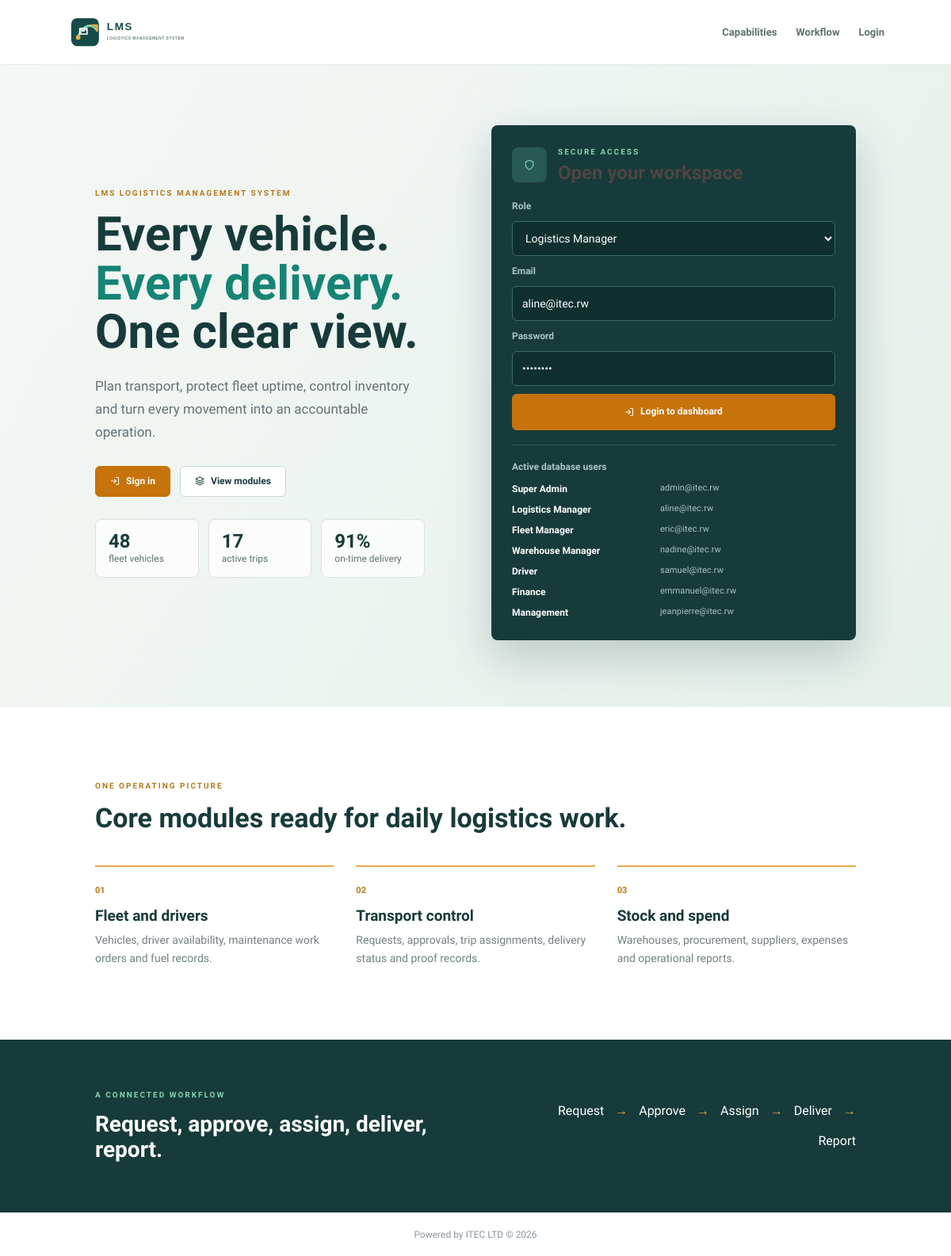
The page / on the database its author committed.
### tables this page shows
CREATE TABLE users (
    id INT UNSIGNED AUTO_INCREMENT PRIMARY KEY,
    role_id INT UNSIGNED NOT NULL,
    full_name VARCHAR(150) NOT NULL,
    email VARCHAR(190) NOT NULL UNIQUE,
    password_hash VARCHAR(255) NOT NULL,
    phone VARCHAR(40) NULL,
    department VARCHAR(80) NULL,
    status ENUM('active','inactive','locked') NOT NULL DEFAULT 'active',
    prvg TINYINT UNSIGNED NOT NULL DEFAULT 2,
    last_login_at DATETIME NULL,
    created_at TIMESTAMP DEFAULT CURRENT_TIMESTAMP,
    CONSTRAINT chk_users_prvg CHECK (prvg IN (1, 2)),
    FOREIGN KEY (role_id) REFERENCES roles(id)
);

CREATE TABLE roles (
    id INT UNSIGNED AUTO_INCREMENT PRIMARY KEY,
    role_key VARCHAR(50) NOT NULL UNIQUE,
    role_name VARCHAR(100) NOT NULL UNIQUE
);

### bootstrap.php (called while the page is built, shortened)
<?php
$config = require __DIR__ . '/config/config.php';
$roleDefinitions = [
    'super_admin' => ['label' => 'Super Admin', 'routes' => '*'],
    'logistics_manager' => ['label' => 'Logistics Manager', 'routes' => ['dashboard', 'vehicles', 'trips', 'deliveries', 'requests', 'drivers', 'maintenance', 'fuel', 'expenses', 'warehouse', 'procurement', 'reports']],
    'fleet_manager' => ['label' => 'Fleet Manager', 'routes' => ['dashboard', 'vehicles', 'drivers', 'maintenance', 'fuel', 'reports']],
    'warehouse_manager' => ['label' => 'Warehouse Manager', 'routes' => ['dashboard', 'warehouse', 'procurement', 'requests', 'reports']],
    'driver' => ['label' => 'Driver', 'routes' => ['dashboard', 'trips', 'deliveries']],
    'finance' => ['label' => 'Finance', 'routes' => ['dashboard', 'fuel', 'expenses', 'procurement', 'reports']],
    'management' => ['label' => 'Management', 'routes' => ['dashboard', 'reports']],
];
function role_definitions(): array
{
    global $roleDefinitions;
    return $roleDefinitions;
}
function demo_accounts(): array
{
    static $accounts = null;
    try {
        $repository = new \Models\UserRepository();
        $accounts = array_intersect_key($repository->activeLoginAccounts(), role_definitions());
    } catch (\Throwable) {
        $accounts = [];
    }
    return $accounts;
}
spl_autoload_register(static function (string $class): void {
    $path = __DIR__ . '/app/' . str_replace('\\', '/', $class) . '.php';
});
function config(string $key, mixed $default = null): mixed
{
    global $config;
    $value = $config;
    foreach (explode('.', $key) as $segment) {
        $value = $value[$segment];
    }
    return $value;
}
function url(string|array $path = '', array $query = []): string
{
    $segments = array_map('rawurlencode', array_map('strval', (array) $path));
    $url = rtrim((string) config('app.base_url', ''), '/') . '/' . implode('/', $segments);
    return $query === [] ? $url : $url . '?' . http_build_query($query, '', '&', PHP_QUERY_RFC3986);
}
function view(string $template, array $data = []): void
{
    extract($data, EXTR_SKIP);
    require __DIR__ . '/app/Views/' . $template . '.php';
}

### app/Controllers/HomeController.php (called while the page is built, shortened)
<?php
class HomeController
{
    public function index(): void
    {
        \view('home/index', [
            'title' => 'Logistics made visible',
            'accounts' => \demo_accounts(),
            'loginError' => ($_GET['login_error'] ?? '') === '1',
            'loginRequired' => ($_GET['login_required'] ?? '') === '1',
            'loggedOut' => ($_GET['logged_out'] ?? '') === '1',
        ]);
    }
}

### public/index.php (called while the page is built, shortened)
<?php
$requestPath = parse_url($_SERVER['REQUEST_URI'] ?? '/', PHP_URL_PATH) ?: '/';
require dirname(__DIR__) . '/bootstrap.php';
$path = '/' . trim($requestPath, '/');
$isApi = $path === '/api' || str_starts_with($path, '/api/');
$router = new Router($isApi);
$router->dispatch($_SERVER['REQUEST_METHOD'] ?? 'GET', $isApi ? substr($path, 4) : $path);

### config/config.php (called while the page is built, shortened)
<?php
return [
    'app' => [
        'name' => 'LMS',
        'base_url' => '/itec_logistic',
    ],
    'db' => [
        'host' => getenv('LOGISTICS_DB_HOST') ?: '127.0.0.1',
        'name' => getenv('LOGISTICS_DB_NAME') ?: 'logistics_mvc',
        'user' => getenv('LOGISTICS_DB_USER') ?: 'root',
        'pass' => getenv('LOGISTICS_DB_PASS') ?: '',
        'charset' => 'utf8mb4',
    ],
];

### app/Core/Database.php (called while the page is built, shortened)
<?php
final class Database
{
    private static ?PDO $connection = null;
    public static function connection(): PDO
    {
        $config = \config('db');
        $dsn = sprintf('mysql:host=%s;dbname=%s;charset=%s', $config['host'], $config['name'], $config['charset']);
        try {
            self::$connection = new PDO($dsn, $config['user'], $config['pass'], [
                PDO::ATTR_ERRMODE => PDO::ERRMODE_EXCEPTION,
                PDO::ATTR_DEFAULT_FETCH_MODE => PDO::FETCH_ASSOC,
                PDO::ATTR_EMULATE_PREPARES => false,
            ]);
        } catch (PDOException $exception) {
            throw new RuntimeException('Logistics database connection failed.', 0, $exception);
        }
        return self::$connection;
    }
}

### app/Models/BaseModel.php (called while the page is built, shortened)
<?php
abstract class BaseModel
{
    protected PDO $db;
    public function __construct()
    {
        $this->db = Database::connection();
    }
    protected function fetchAll(string $sql, array $parameters = []): array
    {
        $statement = $this->db->prepare($sql);
        $statement->execute($parameters);
        return $statement->fetchAll();
    }
}

### app/Models/UserRepository.php (called while the page is built, shortened)
<?php
class UserRepository extends BaseModel
{
    public function activeLoginAccounts(): array
    {
        $rows = $this->fetchAll(
            'SELECT users.id, users.full_name, users.email, roles.role_key, roles.role_name
             FROM users
             INNER JOIN roles ON roles.id = users.role_id
             WHERE users.status = "active"
             ORDER BY FIELD(roles.role_key, "super_admin", "logistics_manager", "fleet_manager", "warehouse_manager", "driver", "finance", "management"), users.id'
        );
        $accounts = [];
        foreach ($rows as $row) {
            $roleKey = (string) $row['role_key'];
            $accounts[$roleKey] = [
                'id' => (int) $row['id'],
                'name' => $row['full_name'],
                'email' => $row['email'],
                'role_name' => $row['role_name'],
            ];
        }
        return $accounts;
    }
}

### app/Views/home/index.php (the view, shortened to what this page needs)
<?php
$baseUrl = config('app.base_url', '');
$roleDefinitions = role_definitions();
$accountRoles = array_intersect_key($roleDefinitions, $accounts);
$selectedRole = (string) ($_GET['role'] ?? 'logistics_manager');
$selectedEmail = $selectedRole !== '' ? ($accounts[$selectedRole]['email'] ?? '') : '';
?>
<!doctype html>
<html lang="en">
<head>
  <link rel="stylesheet" href="<?= $baseUrl ?>/assets/css/feather.css">
  <link rel="stylesheet" href="<?= $baseUrl ?>/assets/css/app-light.css">
  <link rel="stylesheet" href="<?= $baseUrl ?>/assets/css/logistics.css">
</head>
<body class="logistics-home">
  <header class="home-nav">
    <a class="home-brand" href="<?= url('') ?>" aria-label="LMS home">
      <img src="<?= $baseUrl ?>/assets/img/logistics-logo.svg" alt="LMS" width="150">
    </a>
    <nav aria-label="Home navigation">
      <a href="#capabilities">Capabilities</a>
      <a href="#workflow">Workflow</a>
      <a href="#login">Login</a>
    </nav>
  </header>
  <main>
    <section class="home-hero">
      <div class="hero-copy">
        <p class="home-kicker">LMS logistics management system</p>
        <h1>Every vehicle.<br><em>Every delivery.</em><br>One clear view.</h1>
        <p>Plan transport, protect fleet uptime, control inventory and turn every movement into an accountable operation.</p>
        <div class="hero-actions">
          <a class="button button-primary" href="#login"><i class="fe fe-log-in"></i> Sign in</a>
          <a class="button button-outline" href="#capabilities"><i class="fe fe-layers"></i> View modules</a>
        </div>
        <div class="home-snapshot" aria-label="Operations snapshot">
          <span><strong>48</strong> fleet vehicles</span>
          <span><strong>17</strong> active trips</span>
          <span><strong>91%</strong> on-time delivery</span>
        </div>
      </div>
      <aside class="login-panel" id="login" aria-label="Login">
        <div class="login-panel-header">
          <span class="panel-icon"><i class="fe fe-shield"></i></span>
          <div>
            <p class="home-kicker">Secure access</p>
            <h2>Open your workspace</h2>
          </div>
        </div>
        <form class="home-login-form" method="post" action="<?= url('login') ?>">
          <label for="loginRole">Role</label>
          <select id="loginRole" name="role" required <?= $accountRoles === [] ? 'disabled' : '' ?>>
            <?php foreach ($accountRoles as $roleKey => $definition): ?>
              <option value="<?= htmlspecialchars($roleKey) ?>" data-email="<?= htmlspecialchars($accounts[$roleKey]['email'] ?? '') ?>" <?= $selectedRole === $roleKey ? 'selected' : '' ?>>
                <?= htmlspecialchars($definition['label']) ?>
              </option>
            <?php endforeach; ?>
          </select>
          <label for="loginEmail">Email</label>
          <input id="loginEmail" name="email" type="email" value="<?= htmlspecialchars($selectedEmail) ?>" autocomplete="username" required <?= $accountRoles === [] ? 'disabled' : '' ?>>
          <label for="loginPassword">Password</label>
          <input id="loginPassword" name="password" type="password" value="password" autocomplete="current-password" required <?= $accountRoles === [] ? 'disabled' : '' ?>>
          <button class="button button-primary button-block" type="submit" <?= $accountRoles === [] ? 'disabled' : '' ?>><i class="fe fe-log-in"></i> Login to dashboard</button>
        </form>
        <div class="demo-accounts">
          <span>Active database users</span>
          <ul>
            <?php foreach ($accounts as $roleKey => $account): ?>
              <li>
                <a href="<?= url('', ['role' => $roleKey]) ?>#login">
                  <?= htmlspecialchars($roleDefinitions[$roleKey]['label']) ?>
                </a>
                <small><?= htmlspecialchars($account['email']) ?></small>
              </li>
            <?php endforeach; ?>
          </ul>
        </div>
      </aside>
    </section>
    <section class="home-capabilities" id="capabilities">
      <div class="section-heading">
        <p class="home-kicker">One operating picture</p>
        <h2>Core modules ready for daily logistics work.</h2>
      </div>
      <div class="capability-grid">
        <article><span>01</span><h3>Fleet and drivers</h3><p>Vehicles, driver availability, maintenance work orders and fuel records.</p></article>
        <article><span>02</span><h3>Transport control</h3><p>Requests, approvals, trip assignments, delivery status and proof records.</p></article>
        <article><span>03</span><h3>Stock and spend</h3><p>Warehouses, procurement, suppliers, expenses and operational reports.</p></article>
      </div>
    </section>
    <section class="home-workflow" id="workflow">
      <div>
        <p class="home-kicker">A connected workflow</p>
        <h2>Request, approve, assign, deliver, report.</h2>
      </div>
      <div class="workflow-steps">
        <span>Request</span><b>&rarr;</b><span>Approve</span><b>&rarr;</b><span>Assign</span><b>&rarr;</b><span>Deliver</span><b>&rarr;</b><span>Report</span>
      </div>
    </section>
  </main>
  <footer class="lms-footer">Powered by ITEC LTD &copy; <?= date('Y') ?></footer>
</body>
</html>

### app/Core/Router.php (shortened to what this page needs)
<?php
final class Router
{
    private array $routes = [];
    public function add(string|array $methods, string $pattern, array $handler, array $options = []): void
    {
        $pattern = '/' . trim($pattern, '/');
        $public = (bool) ($options['public'] ?? false);
        $firstSegment = explode('/', trim($pattern, '/'))[0];
        $this->routes[] = [
            'methods' => array_map('strtoupper', (array) $methods),
            'regex' => $this->compile($pattern),
            'handler' => $handler,
            'public' => $public,
            'permission' => $public ? null : ($options['permission'] ?? ($this->json ? null : $firstSegment)),
            'defaults' => $options['defaults'] ?? [],
        ];
    }
    public function dispatch(string $method, string $path): void
    {
        $path = '/' . trim($path, '/');
        foreach ($this->routes as $route) {
            if (!preg_match($route['regex'], $path, $matches)) {
                continue;
            }
            $captured = array_map('rawurldecode', array_filter($matches, 'is_string', ARRAY_FILTER_USE_KEY));
            $this->run($route, $captured + $route['defaults']);
            return;
        }
    }
    private function run(array $route, array $params): void
    {
        [$controller, $action] = $route['handler'];
        (new $controller())->{$action}($params);
    }
    private function compile(string $pattern): string
    {
        $parts = preg_split('#(\{\w+\})#', $pattern, -1, PREG_SPLIT_DELIM_CAPTURE | PREG_SPLIT_NO_EMPTY);
        $regex = '';
        foreach ($parts as $part) {
            $regex .= preg_match('#^\{(\w+)\}$#', $part, $name) ? '(?P<' . $name[1] . '>[^/]+)' : preg_quote($part, '#');
        }
        return '#^' . $regex . '$#';
    }
}

### public/assets/css/feather.css (style rules this page uses)
.fe { font-family: "feather" !important; speak: none; font-style: normal; font-weight: normal; font-variant: normal; text-transform: none; line-height: 1; -webkit-font-smoothing: antialiased; -moz-osx-font-smoothing: grayscale; }
.fe-layers:before { content: ""; }
.fe-log-in:before { content: ""; }
.fe-shield:before { content: ""; }

### rows shown on the page
users: email "aline@itec.rw", label "Logistics Manager"
users: label "Super Admin", email "admin@itec.rw"
users: label "Fleet Manager", email "eric@itec.rw"
users: label "Warehouse Manager", email "nadine@itec.rw"
users: label "Driver", email "samuel@itec.rw"
users: label "Finance", email "emmanuel@itec.rw"
users: role.role_key "Management", email "jeanpierre@itec.rw"

### other values the page prints
form field role "Logistics Manager"
